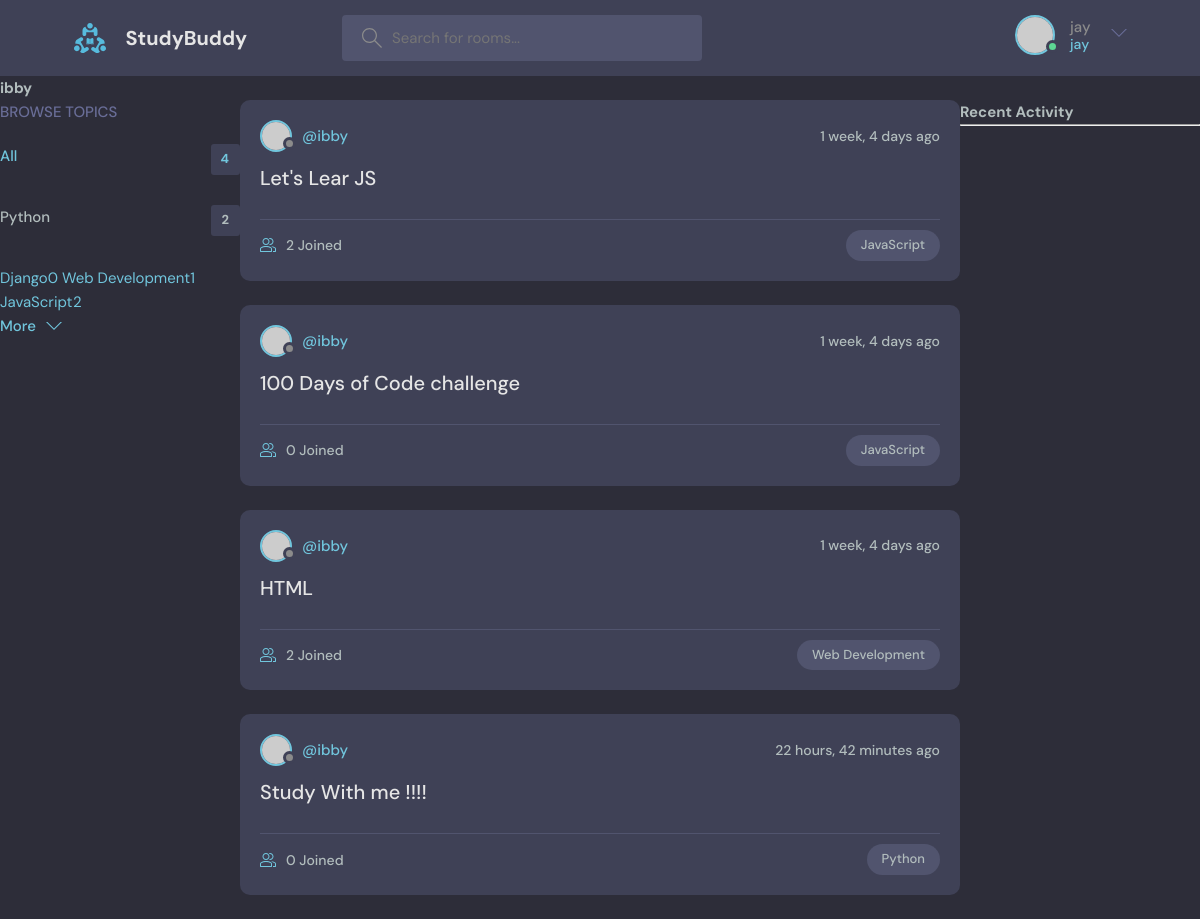
The app's page /profile/1 (signed in) with its own data.
### base/models.py (models this page shows, shortened)
class Topic(models.Model):
    name = models.CharField(max_length=200)

class Room(models.Model):
    host = models.ForeignKey(User, on_delete=models.SET_NULL, null=True)
    topic =  models.ForeignKey(Topic, on_delete=models.SET_NULL, null=True)
    name = models.CharField(max_length=200)
    description = models.TextField(null=True, blank =True)
    participants = models.ManyToManyField(User, related_name='participants', blank=True)
    updated = models.DateTimeField(auto_now=True)
    created = models.DateTimeField(auto_now_add=True)

### base/views.py (the view)
# urls.py: path('profile/<str:pk>', views.userProfile, name='user-profile'),
def userProfile(request, pk):
    user = User.objects.get(id=pk)
    rooms = user.room_set.all()
    room_messages = user.message_set.all()
    topics = Topic.objects.all()
    context = {"user": user, 'rooms': rooms, 'room_messages': room_messages, "topics": topics}
    return render(request, 'base/profile.html', context)

### base/templates/base/profile.html (shortened to what this page needs)
{% extends 'main.html'%}
{% block content%}
<h1>{{user.username}}</h1>
<div class="profile-container">
    <div>
        {% include 'base/topics_component.html' %}
    </div>
    <div>
        {% include 'base/feed_component.html' %}
    </div>
    <div>
        {% include 'base/activity_component.html' %}
    </div>
</div>
{%endblock content%}

### templates/navbar.html (shortened to what this page needs)
{% load static %}
    <header class="header header--loggedIn">
      <div class="container">
        <a href="{% url 'home' %}" class="header__logo">
          <img src="{% static 'images/logo.svg' %}" />
          <h1>StudyBuddy</h1>
        </a>
        <form class="header__search" method="GET" action="{% url 'home' %}">
          <label>
            <input name='q' placeholder="Search for rooms..." />
          </label>
        </form>
        <nav class="header__menu">
        {% if request.user.is_authenticated %}
          <div class="header__user">
            <a href="profile.html">
              <div class="avatar avatar--medium active">
                <img src="https://randomuser.me/api/portraits/men/37.jpg" />
              </div>
              <p>{{request.user.username}} <span>{{request.user}}</span></p>
            </a>
            <button class="dropdown-button">
              <svg version="1.1" xmlns="http://www.w3.org/2000/svg" width="32" height="32" viewBox="0 0 32 32">
                <title>chevron-down</title>
                <path d="M16 21l-13-13h-3l16 16 16-16h-3l-13 13z"></path>
              </svg>
            </button>
          </div>
          {% else %}
              <a href="{% url 'login' %}">
            <img src="{% static 'images/avatar.svg' %}" />
            <p>Login</p>
          </a>
          {% endif %}
        </nav>
      </div>
    </header>

### base/templates/base/topics_component.html
  <div class="topics">
          <div class="topics__header">
            <h2>Browse Topics</h2>
          </div>
          <ul class="topics__list">
            <li>
              <a href="{% url 'home' %}" class="active">All <span>{{topics.count}}</span></a>
            </li>
            <li>
            {% for topic in topics %}
              <a href="{% url 'home' %}?q={{topic.name}}">{{topic.name}}<span>{{topic.room_set.all.count}}</span></a>
            </li>
            {% endfor %}
          </ul>
          <a class="btn btn--link" href="topics.html">
            More
            <svg version="1.1" xmlns="http://www.w3.org/2000/svg" width="32" height="32" viewBox="0 0 32 32">
              <title>chevron-down</title>
              <path d="M16 21l-13-13h-3l16 16 16-16h-3l-13 13z"></path>
            </svg>
          </a>
        </div>

### base/templates/base/feed_component.html (shortened to what this page needs)
  {% for room in rooms %}
<div class="roomListRoom">
            <div class="roomListRoom__header">
              <a href="{% url 'user-profile' room.host.id %}" class="roomListRoom__author">
                <div class="avatar avatar--small">
                  <img src="https://randomuser.me/api/portraits/women/11.jpg" />
                </div>
                <span>@{{room.host.username}}</span>
              </a>
              <div class="roomListRoom__actions">
                <span>{{room.created | timesince}} ago</span>
              </div>
            </div>
            <div class="roomListRoom__content">
              <a href="{% url 'room' room.id %}">{{room.name}}</a>
            </div>
            <div class="roomListRoom__meta">
              <a href="{% url 'room' room.id %}" class="roomListRoom__joined">
                {{room.participants.all.count}} Joined
              </a>
              <p class="roomListRoom__topic">{{room.topic.name}}</p>
            </div>
</div>
  {% endfor %}

### base/templates/base/profile.html (style rules this page uses)
.profile-container { display: grid; grid-template-columns: 1fr 3fr 1fr; }

### records on screen
Topic: name "Python", room_set.all.count "2"
Topic: name "Django", room_set.all.count "0"
Topic: name "Web Development", room_set.all.count "1"
Topic: name "JavaScript", room_set.all.count "2"
Room: host.username "ibby", created "1 week, 4 days", name "Let's Lear JS", participants.all.count "2", topic.name "JavaScript"
Room: host.username "ibby", created "1 week, 4 days", name "100 Days of Code challenge", participants.all.count "0", topic.name "JavaScript"
Room: host.username "ibby", created "1 week, 4 days", name "HTML", participants.all.count "2", topic.name "Web Development"
Room: host.username "ibby", created "22 hours, 42 minutes", name "Study With me !!!!", participants.all.count "0", topic.name "Python"

### other values on screen
{{ request.user.username }} "jay"
{{ request.user }} "jay"
{{ user.username }} "ibby"
{{ topics.count }} "4"
